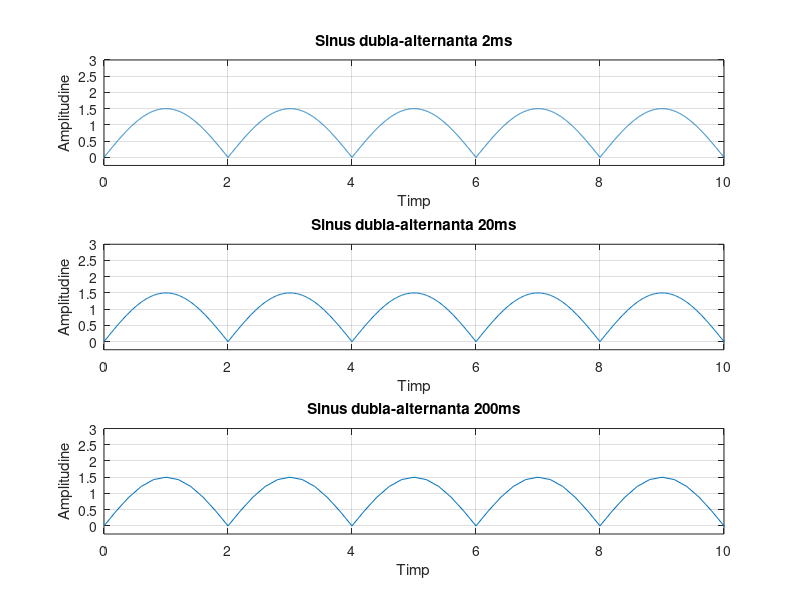

This chart was generated by the following MATLAB code:
clc;
clear all;

T = 4;                                  %Perioada
t = 0:0.002:3*T;                        %Domeniu timp
y = abs(1.5 * sin(2*pi*0.25*t));        %Generare sin redresat cu ajutorul valorii absolute
subplot(3,1,1)
plot(t,y)
axis([0 10 -0.25 3])
xlabel('Timp')
ylabel('Amplitudine')
title('Sinus dubla-alternanta 2ms')
grid

t = 0:0.02:3*T;
y = abs(1.5 * sin(2*pi*0.25*t));
subplot(3,1,2)
plot(t,y)
axis([0 10 -0.25 3])
xlabel('Timp')
ylabel('Amplitudine')
title('Sinus dubla-alternanta 20ms')
grid

t = 0:0.2:3*T;
y = abs(1.5 * sin(2*pi*0.25*t));
subplot(3,1,3)
plot(t,y)
axis([0 10 -0.25 3])
xlabel('Timp')
ylabel('Amplitudine')
title('Sinus dubla-alternanta 200ms')
grid